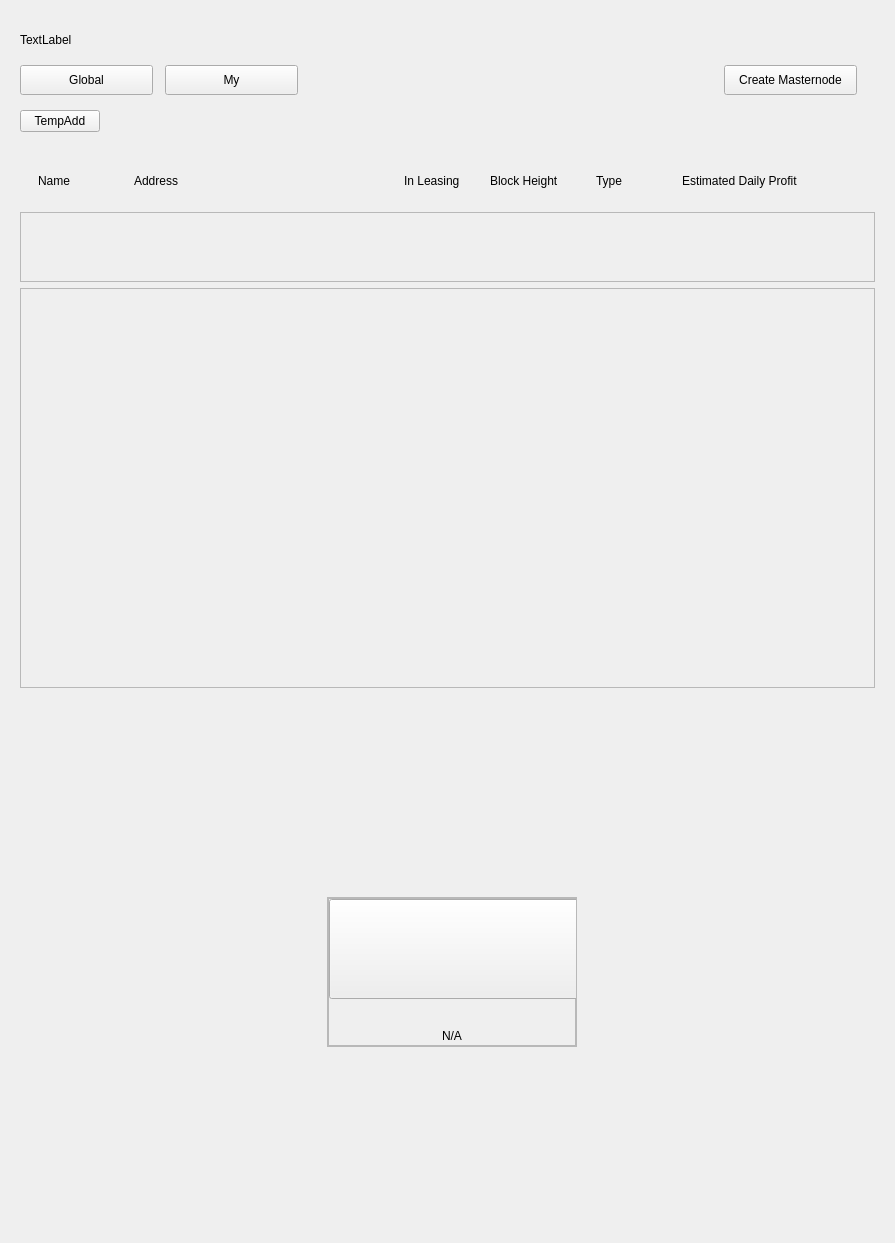
<?xml version="1.0" encoding="UTF-8"?>
<ui version="4.0">
 <class>MasterNodesWidget</class>
 <widget class="QWidget" name="MasterNodesWidget">
  <property name="geometry">
   <rect>
    <x>0</x>
    <y>0</y>
    <width>895</width>
    <height>1243</height>
   </rect>
  </property>
  <property name="windowTitle">
   <string>Form</string>
  </property>
  <layout class="QVBoxLayout" name="verticalLayout_3">
   <property name="spacing">
    <number>15</number>
   </property>
   <property name="leftMargin">
    <number>20</number>
   </property>
   <property name="topMargin">
    <number>30</number>
   </property>
   <item>
    <layout class="QHBoxLayout" name="horizontalLayout">
     <item>
      <widget class="QLabel" name="labelTitle">
       <property name="text">
        <string>TextLabel</string>
       </property>
      </widget>
     </item>
     <item>
      <spacer name="horizontalSpacer">
       <property name="orientation">
        <enum>Qt::Horizontal</enum>
       </property>
       <property name="sizeHint" stdset="0">
        <size>
         <width>40</width>
         <height>20</height>
        </size>
       </property>
      </spacer>
     </item>
    </layout>
   </item>
   <item>
    <layout class="QHBoxLayout" name="horizontalLayout_2">
     <property name="spacing">
      <number>0</number>
     </property>
     <item>
      <widget class="QPushButton" name="pbnGlobalMasternodes">
       <property name="minimumSize">
        <size>
         <width>133</width>
         <height>30</height>
        </size>
       </property>
       <property name="maximumSize">
        <size>
         <width>133</width>
         <height>30</height>
        </size>
       </property>
       <property name="focusPolicy">
        <enum>Qt::NoFocus</enum>
       </property>
       <property name="text">
        <string>Global</string>
       </property>
       <property name="checkable">
        <bool>true</bool>
       </property>
      </widget>
     </item>
     <item>
      <spacer name="horizontalSpacer_13">
       <property name="orientation">
        <enum>Qt::Horizontal</enum>
       </property>
       <property name="sizeType">
        <enum>QSizePolicy::Fixed</enum>
       </property>
       <property name="sizeHint" stdset="0">
        <size>
         <width>12</width>
         <height>20</height>
        </size>
       </property>
      </spacer>
     </item>
     <item>
      <widget class="QPushButton" name="pbnMyMasternodes">
       <property name="minimumSize">
        <size>
         <width>133</width>
         <height>30</height>
        </size>
       </property>
       <property name="maximumSize">
        <size>
         <width>133</width>
         <height>30</height>
        </size>
       </property>
       <property name="focusPolicy">
        <enum>Qt::NoFocus</enum>
       </property>
       <property name="text">
        <string>My</string>
       </property>
       <property name="checkable">
        <bool>true</bool>
       </property>
      </widget>
     </item>
     <item>
      <spacer name="horizontalSpacer_2">
       <property name="orientation">
        <enum>Qt::Horizontal</enum>
       </property>
       <property name="sizeHint" stdset="0">
        <size>
         <width>40</width>
         <height>20</height>
        </size>
       </property>
      </spacer>
     </item>
     <item>
      <widget class="QPushButton" name="pbnMasternode">
       <property name="minimumSize">
        <size>
         <width>133</width>
         <height>30</height>
        </size>
       </property>
       <property name="maximumSize">
        <size>
         <width>16777215</width>
         <height>30</height>
        </size>
       </property>
       <property name="focusPolicy">
        <enum>Qt::NoFocus</enum>
       </property>
       <property name="text">
        <string>Create Masternode</string>
       </property>
      </widget>
     </item>
     <item>
      <spacer name="horizontalSpacer_14">
       <property name="orientation">
        <enum>Qt::Horizontal</enum>
       </property>
       <property name="sizeType">
        <enum>QSizePolicy::Fixed</enum>
       </property>
       <property name="sizeHint" stdset="0">
        <size>
         <width>27</width>
         <height>20</height>
        </size>
       </property>
      </spacer>
     </item>
    </layout>
   </item>
   <item>
    <layout class="QHBoxLayout" name="horizontalLayout_5">
     <item>
      <widget class="QPushButton" name="pbnTempAdd">
       <property name="focusPolicy">
        <enum>Qt::NoFocus</enum>
       </property>
       <property name="text">
        <string>TempAdd</string>
       </property>
      </widget>
     </item>
     <item>
      <spacer name="horizontalSpacer_10">
       <property name="orientation">
        <enum>Qt::Horizontal</enum>
       </property>
       <property name="sizeHint" stdset="0">
        <size>
         <width>40</width>
         <height>20</height>
        </size>
       </property>
      </spacer>
     </item>
    </layout>
   </item>
   <item>
    <widget class="QWidget" name="NodesContainer" native="true">
     <layout class="QVBoxLayout" name="verticalLayout_2">
      <property name="leftMargin">
       <number>0</number>
      </property>
      <item>
       <layout class="QHBoxLayout" name="horizontalLayout_3">
        <item>
         <widget class="QWidget" name="widget" native="true">
          <property name="minimumSize">
           <size>
            <width>50</width>
            <height>50</height>
           </size>
          </property>
          <layout class="QHBoxLayout" name="horizontalLayout_6">
           <property name="rightMargin">
            <number>12</number>
           </property>
           <item>
            <spacer name="horizontalSpacer_12">
             <property name="orientation">
              <enum>Qt::Horizontal</enum>
             </property>
             <property name="sizeType">
              <enum>QSizePolicy::Fixed</enum>
             </property>
             <property name="sizeHint" stdset="0">
              <size>
               <width>9</width>
               <height>20</height>
              </size>
             </property>
            </spacer>
           </item>
           <item>
            <widget class="QLabel" name="labelName">
             <property name="minimumSize">
              <size>
               <width>90</width>
               <height>0</height>
              </size>
             </property>
             <property name="maximumSize">
              <size>
               <width>90</width>
               <height>16777215</height>
              </size>
             </property>
             <property name="text">
              <string>Name</string>
             </property>
            </widget>
           </item>
           <item>
            <spacer name="horizontalSpacer_3">
             <property name="orientation">
              <enum>Qt::Horizontal</enum>
             </property>
             <property name="sizeHint" stdset="0">
              <size>
               <width>0</width>
               <height>20</height>
              </size>
             </property>
            </spacer>
           </item>
           <item>
            <widget class="QLabel" name="labelAddress">
             <property name="minimumSize">
              <size>
               <width>310</width>
               <height>0</height>
              </size>
             </property>
             <property name="maximumSize">
              <size>
               <width>310</width>
               <height>16777215</height>
              </size>
             </property>
             <property name="text">
              <string>Address</string>
             </property>
            </widget>
           </item>
           <item>
            <spacer name="horizontalSpacer_4">
             <property name="orientation">
              <enum>Qt::Horizontal</enum>
             </property>
             <property name="sizeHint" stdset="0">
              <size>
               <width>0</width>
               <height>20</height>
              </size>
             </property>
            </spacer>
           </item>
           <item>
            <widget class="QLabel" name="labelLeasing">
             <property name="minimumSize">
              <size>
               <width>80</width>
               <height>0</height>
              </size>
             </property>
             <property name="maximumSize">
              <size>
               <width>80</width>
               <height>16777215</height>
              </size>
             </property>
             <property name="text">
              <string>In Leasing</string>
             </property>
            </widget>
           </item>
           <item>
            <spacer name="horizontalSpacer_5">
             <property name="orientation">
              <enum>Qt::Horizontal</enum>
             </property>
             <property name="sizeHint" stdset="0">
              <size>
               <width>0</width>
               <height>20</height>
              </size>
             </property>
            </spacer>
           </item>
           <item>
            <widget class="QLabel" name="labelBlockHeight">
             <property name="minimumSize">
              <size>
               <width>100</width>
               <height>0</height>
              </size>
             </property>
             <property name="maximumSize">
              <size>
               <width>100</width>
               <height>16777215</height>
              </size>
             </property>
             <property name="text">
              <string>Block Height</string>
             </property>
            </widget>
           </item>
           <item>
            <spacer name="horizontalSpacer_6">
             <property name="orientation">
              <enum>Qt::Horizontal</enum>
             </property>
             <property name="sizeHint" stdset="0">
              <size>
               <width>0</width>
               <height>20</height>
              </size>
             </property>
            </spacer>
           </item>
           <item>
            <widget class="QLabel" name="labelType">
             <property name="minimumSize">
              <size>
               <width>80</width>
               <height>0</height>
              </size>
             </property>
             <property name="maximumSize">
              <size>
               <width>80</width>
               <height>16777215</height>
              </size>
             </property>
             <property name="text">
              <string>Type</string>
             </property>
            </widget>
           </item>
           <item>
            <spacer name="horizontalSpacer_7">
             <property name="orientation">
              <enum>Qt::Horizontal</enum>
             </property>
             <property name="sizeHint" stdset="0">
              <size>
               <width>0</width>
               <height>20</height>
              </size>
             </property>
            </spacer>
           </item>
           <item>
            <widget class="QLabel" name="labelProfit">
             <property name="minimumSize">
              <size>
               <width>130</width>
               <height>0</height>
              </size>
             </property>
             <property name="maximumSize">
              <size>
               <width>130</width>
               <height>16777215</height>
              </size>
             </property>
             <property name="text">
              <string>Estimated Daily Profit</string>
             </property>
            </widget>
           </item>
           <item>
            <spacer name="horizontalSpacer_11">
             <property name="orientation">
              <enum>Qt::Horizontal</enum>
             </property>
             <property name="sizeHint" stdset="0">
              <size>
               <width>0</width>
               <height>20</height>
              </size>
             </property>
            </spacer>
           </item>
           <item>
            <widget class="QLabel" name="label">
             <property name="minimumSize">
              <size>
               <width>45</width>
               <height>0</height>
              </size>
             </property>
             <property name="maximumSize">
              <size>
               <width>45</width>
               <height>16777215</height>
              </size>
             </property>
             <property name="text">
              <string/>
             </property>
            </widget>
           </item>
          </layout>
         </widget>
        </item>
       </layout>
      </item>
      <item>
       <widget class="QScrollArea" name="scrollAreaMy">
        <property name="minimumSize">
         <size>
          <width>0</width>
          <height>0</height>
         </size>
        </property>
        <property name="widgetResizable">
         <bool>true</bool>
        </property>
        <widget class="QWidget" name="scrollAreaWidgetContentsMy">
         <property name="geometry">
          <rect>
           <x>0</x>
           <y>0</y>
           <width>855</width>
           <height>73</height>
          </rect>
         </property>
         <layout class="QVBoxLayout" name="verticalLayout_5">
          <property name="leftMargin">
           <number>0</number>
          </property>
         </layout>
        </widget>
       </widget>
      </item>
      <item>
       <widget class="QScrollArea" name="scrollArea">
        <property name="minimumSize">
         <size>
          <width>0</width>
          <height>400</height>
         </size>
        </property>
        <property name="widgetResizable">
         <bool>true</bool>
        </property>
        <widget class="QWidget" name="scrollAreaWidgetContents">
         <property name="geometry">
          <rect>
           <x>0</x>
           <y>0</y>
           <width>855</width>
           <height>398</height>
          </rect>
         </property>
         <layout class="QVBoxLayout" name="verticalLayout_4">
          <property name="leftMargin">
           <number>0</number>
          </property>
         </layout>
        </widget>
       </widget>
      </item>
     </layout>
    </widget>
   </item>
   <item>
    <spacer name="verticalSpacer_3">
     <property name="orientation">
      <enum>Qt::Vertical</enum>
     </property>
     <property name="sizeType">
      <enum>QSizePolicy::Expanding</enum>
     </property>
     <property name="sizeHint" stdset="0">
      <size>
       <width>20</width>
       <height>50</height>
      </size>
     </property>
    </spacer>
   </item>
   <item>
    <layout class="QHBoxLayout" name="horizontalLayout_4">
     <item>
      <spacer name="horizontalSpacer_8">
       <property name="orientation">
        <enum>Qt::Horizontal</enum>
       </property>
       <property name="sizeHint" stdset="0">
        <size>
         <width>40</width>
         <height>20</height>
        </size>
       </property>
      </spacer>
     </item>
     <item>
      <widget class="QFrame" name="emptyContainer">
       <property name="minimumSize">
        <size>
         <width>250</width>
         <height>100</height>
        </size>
       </property>
       <property name="maximumSize">
        <size>
         <width>250</width>
         <height>150</height>
        </size>
       </property>
       <property name="frameShape">
        <enum>QFrame::StyledPanel</enum>
       </property>
       <property name="frameShadow">
        <enum>QFrame::Raised</enum>
       </property>
       <layout class="QVBoxLayout" name="verticalLayout_7" stretch="0">
        <property name="spacing">
         <number>0</number>
        </property>
        <property name="leftMargin">
         <number>0</number>
        </property>
        <property name="topMargin">
         <number>0</number>
        </property>
        <property name="rightMargin">
         <number>0</number>
        </property>
        <property name="bottomMargin">
         <number>0</number>
        </property>
        <item>
         <widget class="QFrame" name="emptyScreen">
          <property name="sizePolicy">
           <sizepolicy hsizetype="Expanding" vsizetype="Expanding">
            <horstretch>0</horstretch>
            <verstretch>0</verstretch>
           </sizepolicy>
          </property>
          <property name="frameShape">
           <enum>QFrame::StyledPanel</enum>
          </property>
          <property name="frameShadow">
           <enum>QFrame::Raised</enum>
          </property>
          <layout class="QVBoxLayout" name="verticalLayout">
           <property name="spacing">
            <number>30</number>
           </property>
           <property name="leftMargin">
            <number>0</number>
           </property>
           <property name="topMargin">
            <number>0</number>
           </property>
           <property name="rightMargin">
            <number>0</number>
           </property>
           <property name="bottomMargin">
            <number>0</number>
           </property>
           <item>
            <widget class="QPushButton" name="pushImgEmpty">
             <property name="minimumSize">
              <size>
               <width>250</width>
               <height>100</height>
              </size>
             </property>
             <property name="maximumSize">
              <size>
               <width>250</width>
               <height>100</height>
              </size>
             </property>
             <property name="focusPolicy">
              <enum>Qt::NoFocus</enum>
             </property>
             <property name="text">
              <string/>
             </property>
             <property name="iconSize">
              <size>
               <width>100</width>
               <height>100</height>
              </size>
             </property>
            </widget>
           </item>
           <item alignment="Qt::AlignHCenter|Qt::AlignVCenter">
            <widget class="QLabel" name="labelEmpty">
             <property name="styleSheet">
              <string notr="true"/>
             </property>
             <property name="text">
              <string>N/A</string>
             </property>
             <property name="alignment">
              <set>Qt::AlignCenter</set>
             </property>
            </widget>
           </item>
           <item>
            <spacer name="verticalSpacer">
             <property name="orientation">
              <enum>Qt::Vertical</enum>
             </property>
             <property name="sizeHint" stdset="0">
              <size>
               <width>20</width>
               <height>20</height>
              </size>
             </property>
            </spacer>
           </item>
          </layout>
         </widget>
        </item>
       </layout>
      </widget>
     </item>
     <item>
      <spacer name="horizontalSpacer_9">
       <property name="orientation">
        <enum>Qt::Horizontal</enum>
       </property>
       <property name="sizeHint" stdset="0">
        <size>
         <width>40</width>
         <height>20</height>
        </size>
       </property>
      </spacer>
     </item>
    </layout>
   </item>
   <item>
    <spacer name="verticalSpacer_2">
     <property name="orientation">
      <enum>Qt::Vertical</enum>
     </property>
     <property name="sizeHint" stdset="0">
      <size>
       <width>20</width>
       <height>12</height>
      </size>
     </property>
    </spacer>
   </item>
  </layout>
 </widget>
 <resources/>
 <connections/>
</ui>
